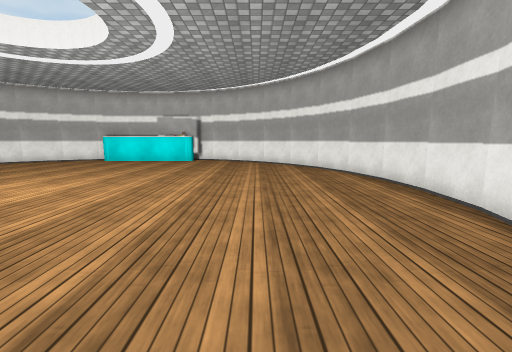
[1] (above)

12 first-person views from a walk through a scene from a Unity 3-D project. The camera is 1.2 m above the floor, tilts 8° down and sees 90° across. The floor is counted in squares, 1 m on a side. Each view is taken from the middle of a square. On the plan, view 1 faces up. The plan holds only what a view shows up to about 12 squares ahead; the rest is blank. The player character is not drawn. Some surface patterns are stand-ins.

[2]
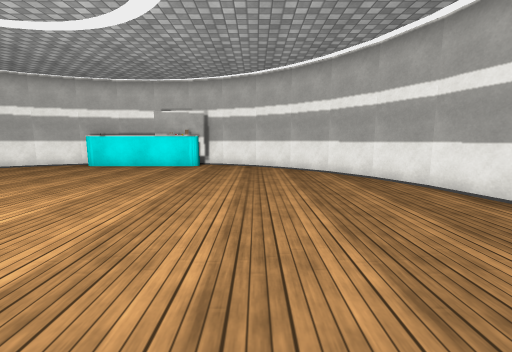

[3]
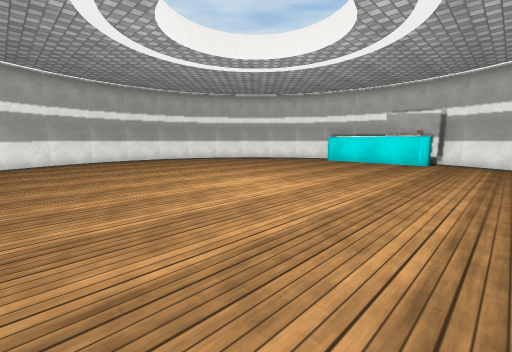

[4]
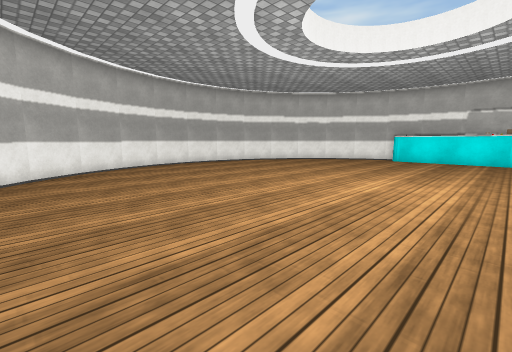

[5]
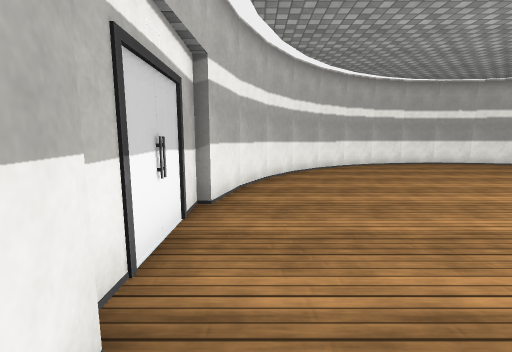

[6]
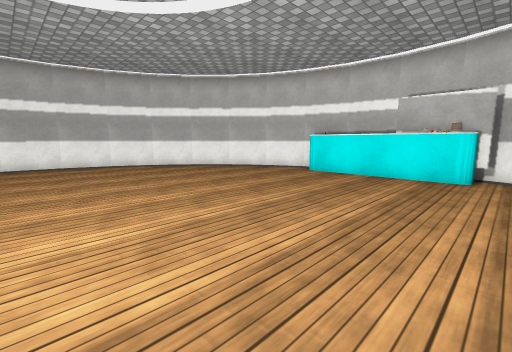

[7]
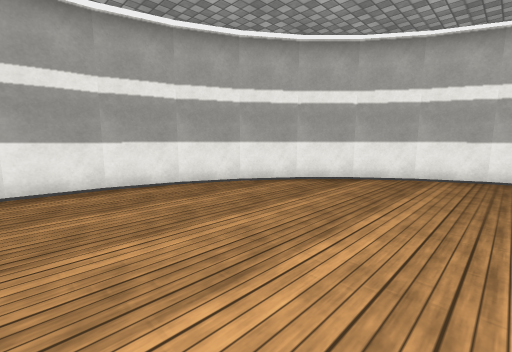

[8]
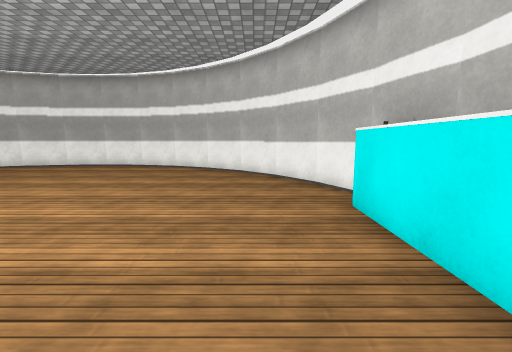

[9]
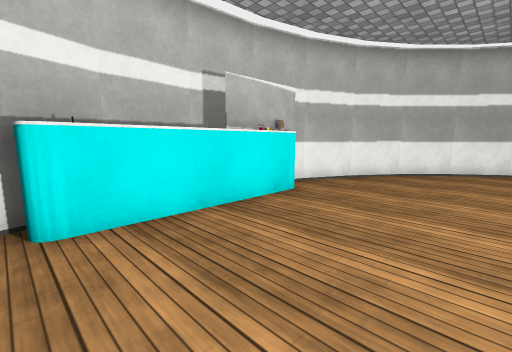

[10]
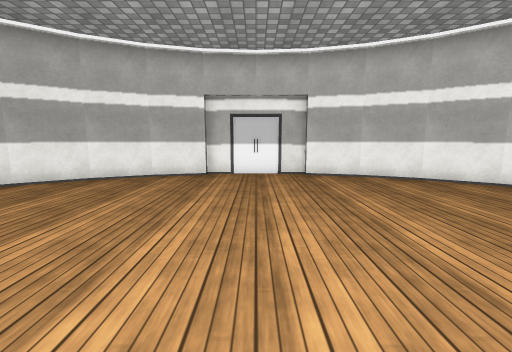

[11]
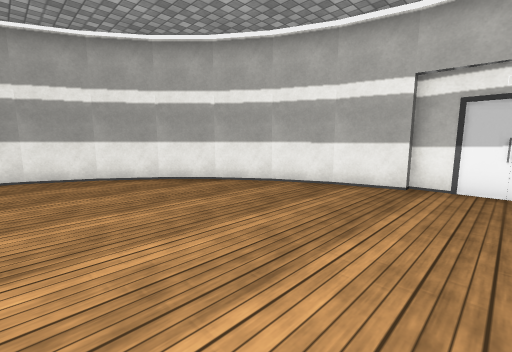

[12]
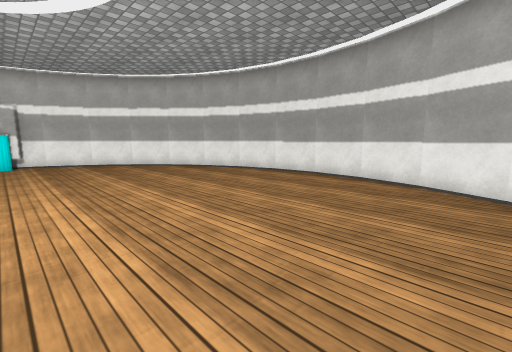

### Floor plan
Points are (right, up) in squares from view 1. A wall is a line through its corners. A room is listed if a view was taken in it or the views show most of it. See-through windows are left out.
Room 1 (views 1, 2, 3, 4, 5, 6, 7, 8, 9, 10, 11, 12)
walls: (-5.1, 15.9) (-6, 16); (-1, 14.6) (-2.7, 15.4); (2.6, 1) (3.4, 2.7); (-13.7, -0.3) (-12.4, -1.7); (-15.4, 2.7) (-14.6, 1); (-2.7, -3.4) (-1, -2.6); (-15.8, 7.8) (-16, 5.9); (3.8, 4.2) (4, 6); (-14.7, 1.1) (-13.6, -0.4); (-1.1, -2.7) (0.5, -1.6); (2.7, 10.9) (1.7, 12.4) (0.4, 13.7); (-9.4, 15.4) (-11.1, 14.6); (-2.6, 15.4) (-3.8, 15.7); (3.4, 9.4) (2.6, 11.1); (-14.6, 11.1) (-15.4, 9.4); (-11.1, -2.6) (-9.4, -3.4); (-16, 6.1) (-15.8, 4.3); (-13.6, 12.5) (-14.7, 11); (-12.5, -1.6) (-11, -2.7); (-5.9, 16) (-7.8, 15.8); (0.5, 13.6) (-1, 14.7); (1.6, -0.5) (2.7, 1.1); (4, 5.9) (3.9, 7.7) (3.4, 9.5); (-12.3, 13.8) (-13.7, 12.4); (0.3, -1.8) (1.7, -0.4); (-15.9, 4.4) (-15.4, 2.6); (-15.4, 9.5) (-15.9, 7.7); (-9.5, -3.4) (-7.7, -3.9); (3.4, 2.5) (3.9, 4.3); (-11, 14.7) (-12.5, 13.6); (-7.7, 15.9) (-9.5, 15.4); (-4.3, -3.9) (-2.5, -3.4); (-7.9, -4.1) (-4.2, -4.1)
objects: other object (-9, 15) to (-4, 15)

Positions as (right, up) in squares from view 1, and headings:
1: (0, 0), facing up
2: (-1, 3), facing up
3: (-1, 1), facing up-left
4: (-4, -1), facing up-left
5: (-3, -3), facing left
6: (-3, 6), facing up-left
7: (-3, 6), facing down-right
8: (-4, 13), facing left
9: (-9, 11), facing up-right
10: (-6, 5), facing down
11: (-6, 3), facing down-right
12: (-4, 1), facing up-right
